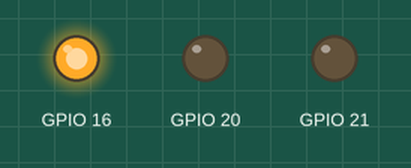
The program below on a simulated Raspberry Pi (BCM pin numbers). Parts: output pins drawn as LEDs (lit = HIGH). At 7.0 s the program stops and its outputs stay as they are.

Above: at 0.1 s.
At 1.1 s:
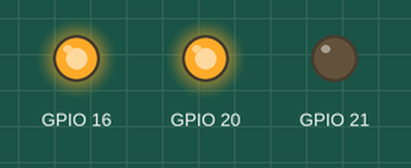
At 2.1 s:
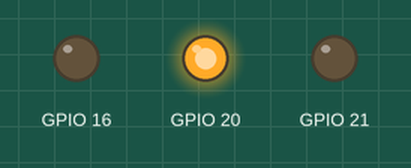
At 3.1 s:
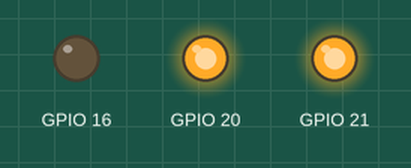
At 5.1 s:
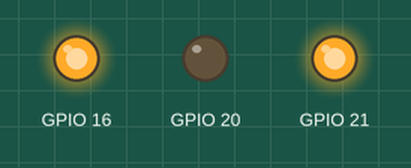
At 7.1 s:
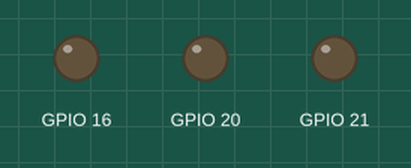
Timing chart, 0 to 8.5 s (numbered marks = the images above):
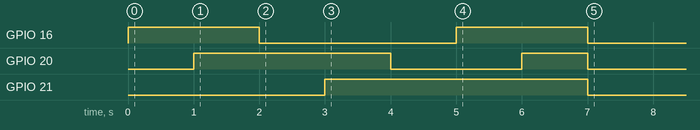

Measured:
- by itself, GPIO 16: alternates HIGH for 2.0 s and LOW for 3.0 s
- by itself, GPIO 20: LOW → HIGH at 1.0 s, → LOW 3.0 s later, → HIGH 2.0 s later, → LOW 1.0 s later
- by itself, GPIO 21: LOW → HIGH at 3.0 s, → LOW 4.0 s later

The program:

rgb_led.py
```python
import RPi.GPIO as GPIO
import time

GPIO.setmode(GPIO.BCM)

GPIO.setup(21, GPIO.OUT)
GPIO.setup(20, GPIO.OUT)
GPIO.setup(16, GPIO.OUT)

def rgb(red, green, blue):
    GPIO.output(21, GPIO.LOW if not red else GPIO.HIGH)
    GPIO.output(20, GPIO.LOW if not green else GPIO.HIGH)
    GPIO.output(16, GPIO.LOW if not blue else GPIO.HIGH)

rgb(False, False, True)
time.sleep(1)
rgb(False, True, True)
time.sleep(1)
rgb(False, True, False)
time.sleep(1)
rgb(True, True, False)
time.sleep(1)
rgb(True, False, False)
time.sleep(1)
rgb(True, False, True)
time.sleep(1)
rgb(True, True, True)
time.sleep(1)
rgb(False, False, False)

GPIO.cleanup()
```
